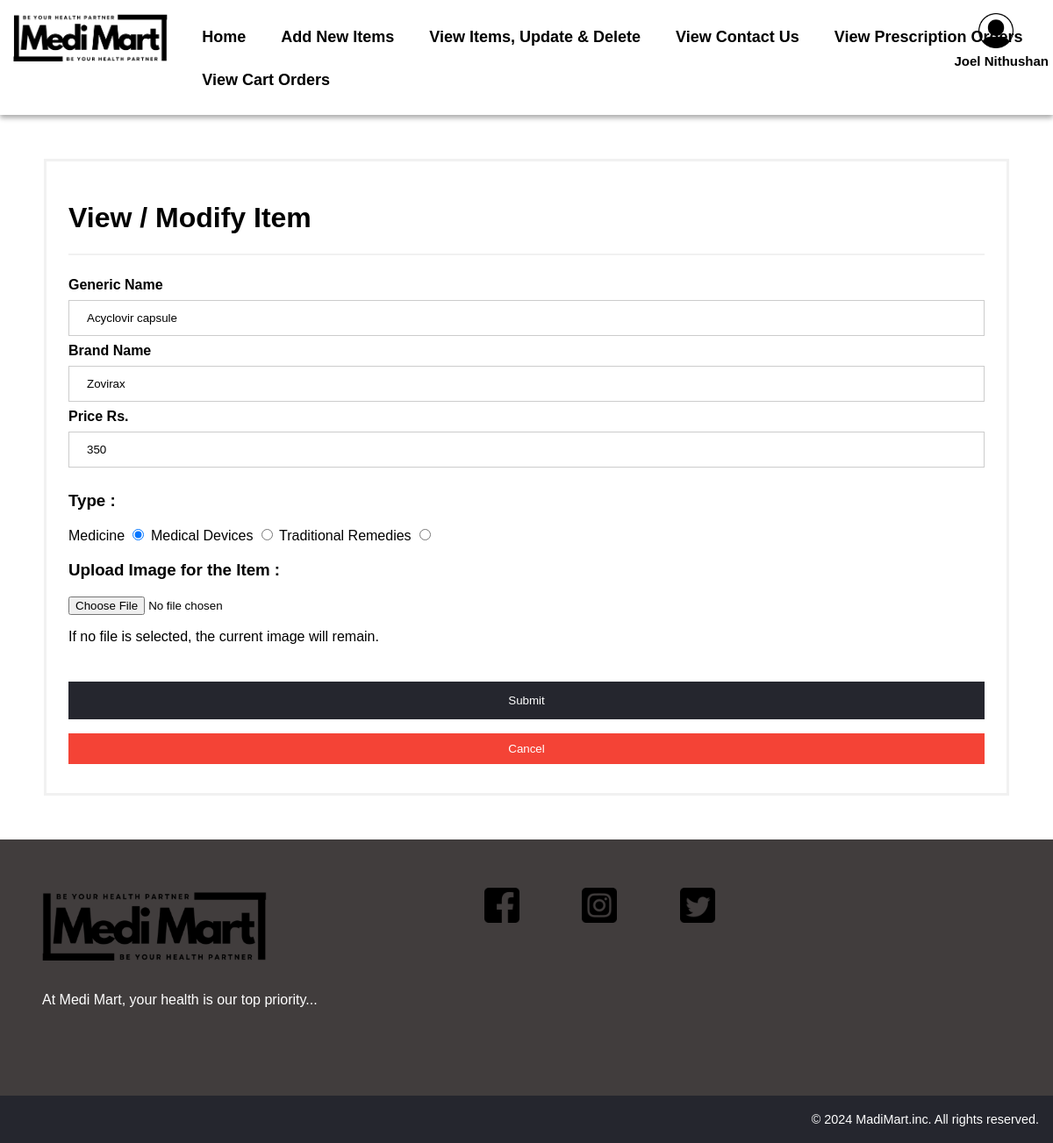
The app's page /PHP/modifyItem.php?item_ID=2 (signed in) with its own data.
### tables this page shows
CREATE TABLE `item` (
  `itemID` int(11) NOT NULL,
  `genericName` varchar(100) NOT NULL,
  `brandName` varchar(100) NOT NULL,
  `code` varchar(100) NOT NULL,
  `itemPrice` float NOT NULL,
  `isDeleted` tinyint(1) NOT NULL DEFAULT 0,
  `itemImage` varchar(100) NOT NULL,
  `type` varchar(50) NOT NULL
);

### PHP/modifyItem.php (the view, shortened to what this page needs)
<?php
require_once 'conn.php'; ?>
<?php
$genericname = '';
$brandname = '';
$itmprice = '';
$type = '';
if (isset($_GET['item_ID'])) {
    $item_ID = mysqli_real_escape_string($conn, $_GET['item_ID']);
    $query = "SELECT * FROM item WHERE itemID = {$item_ID} LIMIT 1";
    $result_set = mysqli_query($conn, $query);
    if ($result_set) {
        if (mysqli_num_rows($result_set) == 1) {
            $result = mysqli_fetch_assoc($result_set);
            $genericname = $result['genericName'];
            $brandname = $result['brandName'];
            $itmprice = $result['itemPrice'];
            $type = $result['type'];
        } else {
            header('Location: itemlist.php?err=item_not_found');
        }
    } else {
        header('Location: itemlist.php?err=query_failed');
    }
}
?>
<!DOCTYPE html>
<html lang="en">
<head>
    <link rel="stylesheet" href="../CSS/template.css">
    <link rel="stylesheet" href="../CSS/modifyItem.css">
</head>
<body>
<div class="nav-box">
    <div class="header">
        <a href="#default" class="logo"><img class="mmlogo" src="../Images/medimart_logo.png" alt="MediMart Logo"></a>
        <div class="header-right">
            <a href="#" onclick="adminDashBoard();"><img src="../Images/profile_icon.png" alt="Profile Icon" style="width: 40px; height: 40px;\"><br>&nbsp;&nbsp;&nbsp;<?php echo $_SESSION['name']; ?></a>
        </div>
    </div>
    <div class="menu">
        <div class="menu-links">
            <a class="active" onclick="adminDashBoard();">Home</a>
            <a href="#" onclick="addnewItem();">Add New Items</a>
            <a href="#" onclick="viewItems();">View Items, Update & Delete</a>
            <a href="#" onclick="viewContactUs();">View Contact Us</a>
            <a href="#" onclick="viewPreupOrders();">View Prescription Orders</a>
            <a href="#" onclick="viewCartOrders();">View Cart Orders</a>
        </div>
    </div>
</div>
<div class="addNewItemPage">
    <form name="itemForm" action="modifyItem.php" method="post" enctype="multipart/form-data" onsubmit="return validateForm();">
        <div class="addNewItemPage-container">
            <h1>View / Modify Item</h1>
            <hr/>
            <label for="genericname"><b>Generic Name</b></label>
            <input type="text" placeholder="Enter generic name of the item" name="genericname" value="<?php echo $genericname; ?>">
            <label for="brandname"><b>Brand Name</b></label>
            <input type="text" placeholder="Enter Brand name of the item" name="brandname" value="<?php echo $brandname; ?>">
            <label for="itmprice"><b>Price Rs.</b></label>
            <input type="text" placeholder="Enter Price of the item" name="itmprice" value="<?php echo $itmprice; ?>">
            <h3>Type :</h3>
            <label for="medicine">Medicine</label>
            <input type="radio" id="medicine" name="type" value="medicine" <?php if ($type == 'medicine') echo 'checked'; ?> />
            <label for="medical-devices">Medical Devices</label>
            <input type="radio" id="medical-devices" name="type" value="medical devices" <?php if ($type == 'medical devices') echo 'checked'; ?> />
            <label for="traditional-remedies">Traditional Remedies</label>
            <input type="radio" id="traditional-remedies" name="type" value="traditional remedies" <?php if ($type == 'traditional remedies') echo 'checked'; ?> />
            <h3>Upload Image for the Item :</h3>
            <input type="file" class="itemImgUpload" name="itemImgUpload"/><br>
            <p>If no file is selected, the current image will remain.</p>
            <br>
            <button type="submit" name="submit">Submit</button>
        </div>
        <div class="cancelbtn-container">
            <button type="button" class="cancelbtn" onclick="cancelModify()">Cancel</button>
        </div>
    </form>
</div>
<footer>
    <div class="row primary">
        <div class="column about">
            <h3><img src="../Images/medimart_logo.png" style="width:250; height:80px" alt="MediMart Logo"></h3>
            <p>At Medi Mart, your health is our top priority...</p>
        </div>
        <div class="social">
            <a href="#"><img src="../Images/fb.png" style="width:40px; height:40px;"></a>
            <a href="#"><img src="../Images/ig.png" style="width:40px; height:40px;"></a>
            <a href="#"><img src="../Images/x.png" style="width:40px; height:40px;"></a>
        </div>
    </div>
    <div class="row copyright">
        <p>© 2024 MadiMart.inc. All rights reserved.</p>
    </div>
</footer>
</body>
</html>

### CSS/template.css (style rules this page uses)
* { box-sizing: border-box; }
body { margin: 0; font-family: "Source Sans Pro", sans-serif; }
.header { overflow: hidden; background-color:white; display: inline; }
.mmlogo { height:55px; width:auto; }
.header a { cursor: pointer; float: left; color: white; text-align: center; padding: 15px; text-decoration: none; font-size: 15px; line-height: 20px; }
.active { display: inline; }
.header-right { display: flex; justify-content: flex-end; align-items: center; position: absolute; top: 0; right: 0; }
.header-right a { margin-right: -10px; color:black; font-weight: bold; }
.nav-box { padding-bottom:15px; box-shadow: rgba(0, 0, 0, 0.16) 0px 3px 6px, rgba(0, 0, 0, 0.23) 0px 3px 6px; }
.menu { display: flex; background-color:white; z-index: 2; justify-content: space-between; }
.menu-links { margin-top: 18px; }
.menu a { float: left; display: inline; color:black; font-weight: bold; text-align: center; padding: 14px 16px; text-decoration: none; font-size: 18px; margin-left: 8px; }
footer { background-color:rgb(65, 61, 61); color:white; font-size: 16px; padding-top: 20px; }
footer * { font-family: Arial, Helvetica, sans-serif; box-sizing: border-box; border: none; outline: none; }
.row { padding: 1em 1em; }
.row.primary { display: grid; grid-template-columns: 3fr 2fr 2fr; align-items: stretch; }
.column { width: 100%; display: flex; flex-direction: column; padding: 0 2em; min-height: 15em; }
footer h3 { width: 100%; text-align: left; color: white; font-size: 1.4em; white-space: nowrap; }
.about p { text-align: justify; line-height: 2; margin: 0; }
div.social { display: flex; justify-content: space-around; font-size: 2.4em; flex-direction: row; margin-top: 0.5em; }
.copyright { padding: 0.3em 1em; background-color: #25262e; }
.copyright p { font-size: 0.9em; text-align: right; }

### CSS/modifyItem.css (style rules this page uses)
.addNewItemPage { padding: 50px; }
.addNewItemPage hr { border: 1px solid #f1f1f1; margin-bottom: 25px; }
.addNewItemPage form { border: 3px solid #f1f1f1; padding: 25px; }
.addNewItemPage input[type="text"] { width: 100%; padding: 12px 20px; margin: 8px 0; display: inline-block; border: 1px solid #ccc; box-sizing: border-box; }
.addNewItemPage-container button { background-color: #25262e; color: white; padding: 14px 20px; margin: 8px 0; border: none; cursor: pointer; width: 100%; }
.cancelbtn-container .cancelbtn { width: 100%; padding: 10px 18px; background-color: #f44336; margin: 8px 0; border: none; cursor: pointer; color: white; }

### records on screen
item: genericname "Acyclovir capsule", brandname "Zovirax", itmprice "350", type "☑ Medicine", type "☐ Medical Devices", type "☐ Traditional Remedies"

### other values on screen
$_SESSION['name'] "Joel Nithushan"
